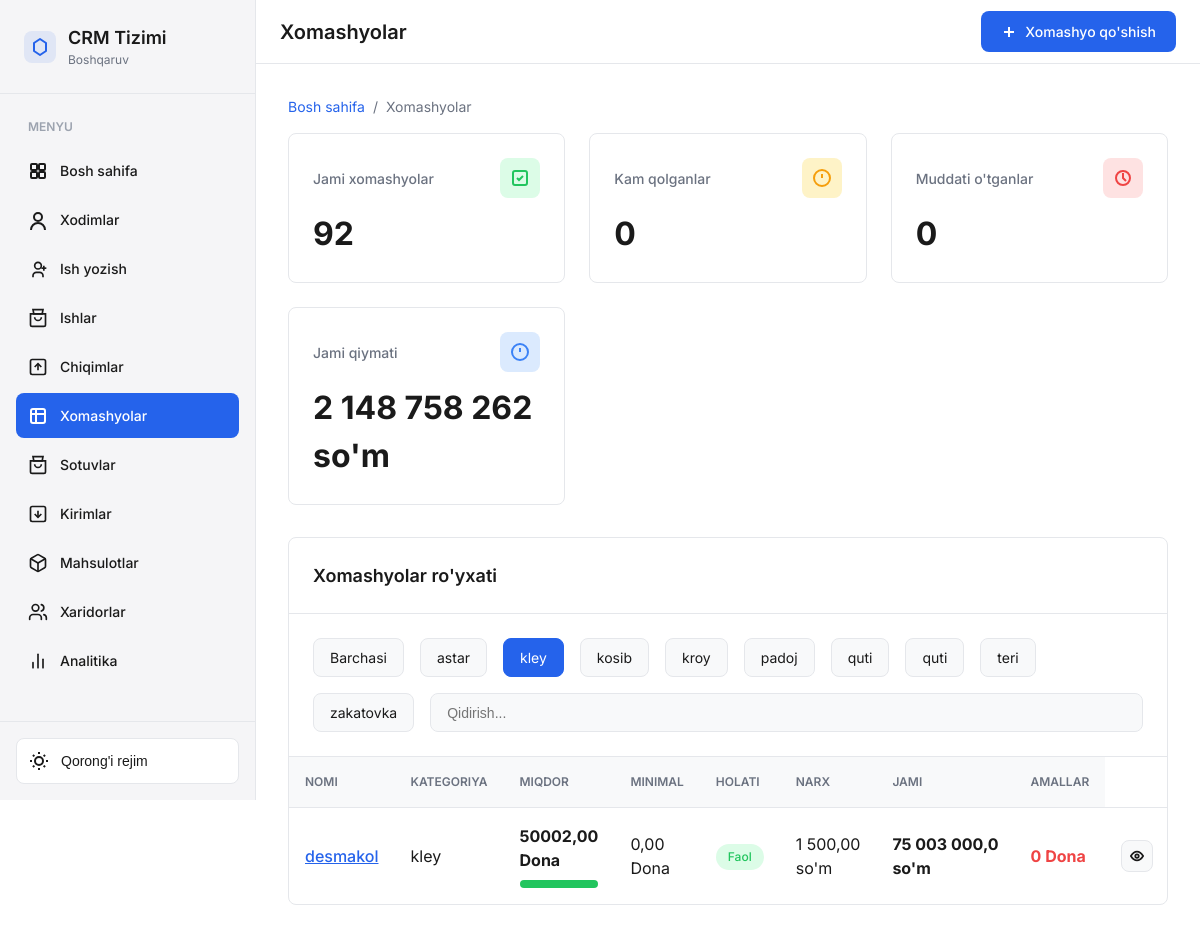
Screenshot of /xomashyo/xomashyolar/?category=9 (signed in) with the database file from the repository.
### xomashyo/models.py (models this page shows, shortened)
class XomashyoCategory(models.Model):
    CATEGORY_TYPES = [
        ('real',    'Real xomashyo'),
        ('process', 'Jarayon xomashyo'),
    ]
    name   = models.CharField(max_length=200, verbose_name="Kategoriya nomi")
    tavsif = models.TextField(blank=True, verbose_name="Tavsif")
    tartib = models.IntegerField(default=0, verbose_name="Tartib raqami")
    turi   = models.CharField(
        max_length=20, choices=CATEGORY_TYPES,
        default='real', verbose_name="Kategoriya turi"
    )
    class Meta:
        verbose_name = "Xomashyo kategoriyasi"
        verbose_name_plural = "Xomashyo kategoriyalari"
        ordering = ['tartib', 'name']

class Xomashyo(models.Model):
    OLCHOV_BIRLIKLARI = [
        ('kg',   'Kilogramm'),
        ('gr',   'Gramm'),
        ('lt',   'Litr'),
        ('dona', 'Dona'),
        ('dm',   'Desimetr'),
    ]
    HOLAT_CHOICES = [
        ('active',   'Faol'),
        ('deactive', 'Nofaol'),
        ('expired',  'Muddati o\'tgan'),
    ]
    nomi              = models.CharField(max_length=255)
    mahsulot          = models.ForeignKey(
        "crm.Product", on_delete=models.CASCADE, null=True, blank=True
    )
    category          = models.ForeignKey(
        XomashyoCategory, on_delete=models.PROTECT,
        related_name='xomashyolar', verbose_name="Kategoriya"
    )
    rang              = models.CharField(max_length=50, null=True, blank=True)
    miqdori           = models.DecimalField(max_digits=10, decimal_places=2, default=0)
    olchov_birligi    = models.CharField(max_length=20, choices=OLCHOV_BIRLIKLARI)
    minimal_miqdor    = models.DecimalField(max_digits=10, decimal_places=2, default=0)
    narxi             = models.DecimalField(max_digits=15, decimal_places=2, null=True, blank=True)
    narxi_usd         = models.DecimalField(max_digits=15, decimal_places=4, null=True, blank=True)
    yetkazib_beruvchi = models.ForeignKey(
        YetkazibBeruvchi, on_delete=models.SET_NULL, null=True, blank=True
    )
    qabul_qilingan_sana = models.DateField(auto_now_add=True)
    amal_qilish_muddati = models.DateField(null=True, blank=True)
    updated_at          = models.DateTimeField(auto_now=True)
    holati              = models.CharField(max_length=20, choices=HOLAT_CHOICES, default='active')
    qr_code             = models.CharField(max_length=100, blank=True)
    class Meta:
        verbose_name = "Xomashyo"
        verbose_name_plural = "Xomashyolar"

### xomashyo/views.py (the view)
# urls.py: path('xomashyolar/', views.XomashyolarListView.as_view(), name='xomashyolar'),
class XomashyolarListView(AdminRequiredMixin,ListView):
    model = Xomashyo
    template_name = 'xomashyo/xomashyo.html'
    context_object_name = 'xomashyolar'
    def get_queryset(self):
        queryset = Xomashyo.objects.select_related('category', 'yetkazib_beruvchi').all()
        category_filter = self.request.GET.get('category')
        if category_filter and category_filter != 'all':
            queryset = queryset.filter(category_id=category_filter)
        xomashyolar_with_chiqim = []
        for xomashyo in queryset:
            jami_chiqim = XomashyoHarakat.objects.filter(
                xomashyo=xomashyo,
                harakat_turi='chiqim'
            ).aggregate(total=Sum('miqdori'))['total'] or 0
            xomashyo.jami_chiqim = jami_chiqim
            xomashyolar_with_chiqim.append(xomashyo)
        return xomashyolar_with_chiqim
    def get_context_data(self, **kwargs):
        context = super().get_context_data(**kwargs)
        queryset = Xomashyo.objects.all()
        context['categories'] = XomashyoCategory.objects.all()
        context['jami_xomashyolar'] = queryset.count()
        context['kam_qolganlar'] = queryset.filter(
            miqdori__lt=F('minimal_miqdor')
        ).count()
        context['muddati_otganlar'] = queryset.filter(holati='expired').count()
        context['jami_qiymat'] = sum(x.miqdori * (x.narxi or 0) for x in queryset)
        category_filter = self.request.GET.get('category')
        context['selected_category'] = category_filter or 'all'
        return context

### templates/xomashyo/xomashyo.html (shortened to what this page needs)
{% extends 'base.html' %}
{% load static %}
{% load humanize %}
{% load custom_filters %}
{% block content %}
    <div class="main-content">
        <header class="header">
            <div class="header-title">Xomashyolar</div>
            <a href="/admin/xomashyo/xomashyo/add/" class="btn btn-primary">
                <svg width="16" height="16" viewBox="0 0 16 16" fill="none" stroke="currentColor" stroke-width="2">
                    <path d="M8 3v10M3 8h10"/>
                </svg>
                Xomashyo qo'shish
            </a>
        </header>
        <main class="content">
            <div class="page">
                <div class="breadcrumb">
                    <a href="/">Bosh sahifa</a>
                    <span>/</span>
                    <span>Xomashyolar</span>
                </div>
                <div class="stats-grid">
                    <div class="stat-card">
                        <div class="stat-header">
                            <span>Jami xomashyolar</span>
                            <div class="stat-icon success">
                                <svg width="20" height="20" viewBox="0 0 20 20" fill="none" stroke="currentColor" stroke-width="2">
                                    <rect x="3" y="3" width="14" height="14" rx="2"/>
                                    <path d="M7 10l2 2 4-4"/>
                                </svg>
                            </div>
                        </div>
                        <div class="stat-value">{{ jami_xomashyolar }}</div>
                    </div>
                    <div class="stat-card">
                        <div class="stat-header">
                            <span>Kam qolganlar</span>
                            <div class="stat-icon warning">
                                <svg width="20" height="20" viewBox="0 0 20 20" fill="none" stroke="currentColor" stroke-width="2">
                                    <path d="M10 6v4m0 4h.01M10 18a8 8 0 1 0 0-16 8 8 0 0 0 0 16z"/>
                                </svg>
                            </div>
                        </div>
                        <div class="stat-value">{{ kam_qolganlar }}</div>
                    </div>
                    <div class="stat-card">
                        <div class="stat-header">
                            <span>Muddati o'tganlar</span>
                            <div class="stat-icon" style="background: #fee2e2; color: var(--color-danger)">
                                <svg width="20" height="20" viewBox="0 0 20 20" fill="none" stroke="currentColor" stroke-width="2">
                                    <circle cx="10" cy="10" r="7"/>
                                    <path d="M10 5v5l3 3"/>
                                </svg>
                            </div>
                        </div>
                        <div class="stat-value">{{ muddati_otganlar }}</div>
                    </div>
                    <div class="stat-card">
                        <div class="stat-header">
                            <span>Jami qiymati</span>
                            <div class="stat-icon info">
                                <svg width="20" height="20" viewBox="0 0 20 20" fill="none" stroke="currentColor" stroke-width="2">
                                    <path d="M10 2a8 8 0 1 0 0 16 8 8 0 0 0 0-16zm0 4v4m0 4h.01"/>
                                </svg>
                            </div>
                        </div>
                        <div class="stat-value">{{ jami_qiymat|floatformat:0|intcomma }} so'm</div>
                    </div>
                </div>
                <div class="card">
                    <div class="card-header">
                        <h3>Xomashyolar ro'yxati</h3>
                    </div>
                    <div class="filters">
                        <a href="?category=all" class="filter-btn {% if not request.GET.category or request.GET.category == 'all' %}active{% endif %}">Barchasi</a>
                        {% for cat in categories %}
                            <a href="?category={{ cat.id }}" class="filter-btn {% if request.GET.category == cat.id|stringformat:'s' %}active{% endif %}">{{ cat.name }}</a>
                        {% endfor %}
                        <input type="text" class="search-box" placeholder="Qidirish..." id="searchInput">
                    </div>
                    {% if xomashyolar %}
                        <table>
                            <thead>
                                <tr>
                                    <th>Nomi</th>
                                    <th>Kategoriya</th>
                                    <th>Miqdor</th>
                                    <th>Minimal</th>
                                    <th>Holati</th>
                                    <th>Narx</th>
                                    <th>Jami</th>
                                    <th>Amallar</th>
                                </tr>
                            </thead>
                            <tbody>
                                {% for xomashyo in xomashyolar %}
                                <tr>
                                    <td>
                                        <a href="{% url 'xomashyo:xomashyo_detail' xomashyo.id %}" style="color: var(--color-primary); font-weight: 500;">
                                            {{ xomashyo.nomi }}
                                        </a>
                                    </td>
                                    <td>{{ xomashyo.category.name }}</td>
                                    <td>
                                        <strong>{{ xomashyo.miqdori }} {{ xomashyo.get_olchov_birligi_display }}</strong>
                                        <div class="progress-bar">
                                            <div class="progress-fill {% if xomashyo.miqdori < xomashyo.minimal_miqdor %}danger{% elif xomashyo.miqdori < xomashyo.minimal_miqdor|add:'10' %}warning{% endif %}"
                                                 style="width: {% widthratio xomashyo.miqdori xomashyo.minimal_miqdor|add:'20' 100 %}%">
                                            </div>
                                        </div>
                                    </td>
                                    <td>{{ xomashyo.minimal_miqdor }} {{ xomashyo.get_olchov_birligi_display }}</td>
                                    <td>
                                        {% if xomashyo.holati == 'active' %}
                                            <span class="badge badge-success">Faol</span>
                                        {% elif xomashyo.holati == 'deactive' %}
                                            <span class="badge badge-warning">Nofaol</span>
                                        {% else %}
                                            <span class="badge badge-danger">Muddati o'tgan</span>
                                        {% endif %}
                                    </td>
                                    <td>{{ xomashyo.narxi|intcomma }} so'm</td>
                                    <td><strong>{{ xomashyo.miqdori|mul:xomashyo.narxi|intcomma }} so'm</strong></td>
                                    <td>
                                        <strong style="color: var(--color-danger);">
                                            {{ xomashyo.jami_chiqim|default:"0" }} {{ xomashyo.get_olchov_birligi_display }}
                                        </strong>
                                    </td>
                                    <td>
                                        <div class="action-btns">
                                            <a href="{% url 'xomashyo:xomashyo_detail' xomashyo.id %}" class="btn-icon" title="Ko'rish">
                                                <svg width="16" height="16" viewBox="0 0 16 16" fill="none" stroke="currentColor" stroke-width="2">
                                                    <path d="M1 8s3-5 7-5 7 5 7 5-3 5-7 5-7-5-7-5z"/>
                                                    <circle cx="8" cy="8" r="2"/>
                                                </svg>
                                            </a>
                                        </div>
                                    </td>
                                </tr>
                                {% endfor %}
                            </tbody>
                        </table>
                    {% else %}
                        <p style="text-align: center; color: var(--text-secondary); padding: 3rem;">Hali xomashyolar yo'q</p>
                    {% endif %}
                </div>
            </div>
        </main>
    </div>
{% endblock content %}

### rows the page displays
XomashyoCategory: name "astar"
XomashyoCategory: name "kley"
XomashyoCategory: name "kosib"
XomashyoCategory: name "kroy"
XomashyoCategory: name "padoj"
XomashyoCategory: name "quti"
XomashyoCategory: name "quti"
XomashyoCategory: name "teri"
XomashyoCategory: name "zakatovka"
Xomashyo: nomi "desmakol", category.name "kley", miqdori "50002,00", olchov_birligi "Dona", minimal_miqdor "0,00", holati "Faol", narxi "1 500,00", miqdori|mul "75 003 000,0", jami_chiqim "0"

### other values shown
{{ jami_xomashyolar }} "92"
{{ kam_qolganlar }} "0"
{{ muddati_otganlar }} "0"
{{ jami_qiymat|floatformat:0|intcomma }} "2 148 758 262"
